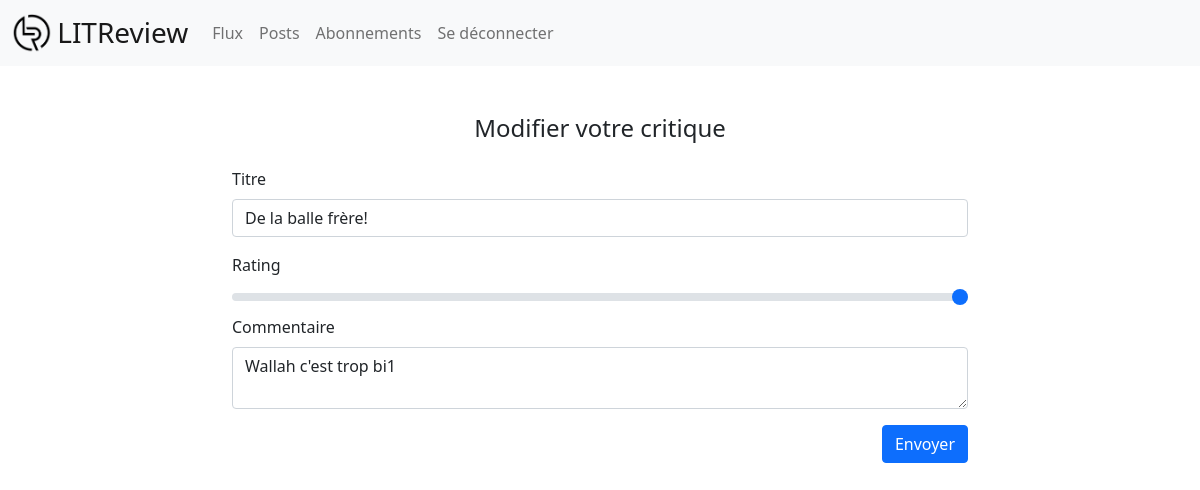
The app's page /reviews/9/edit/ (signed in), older data.
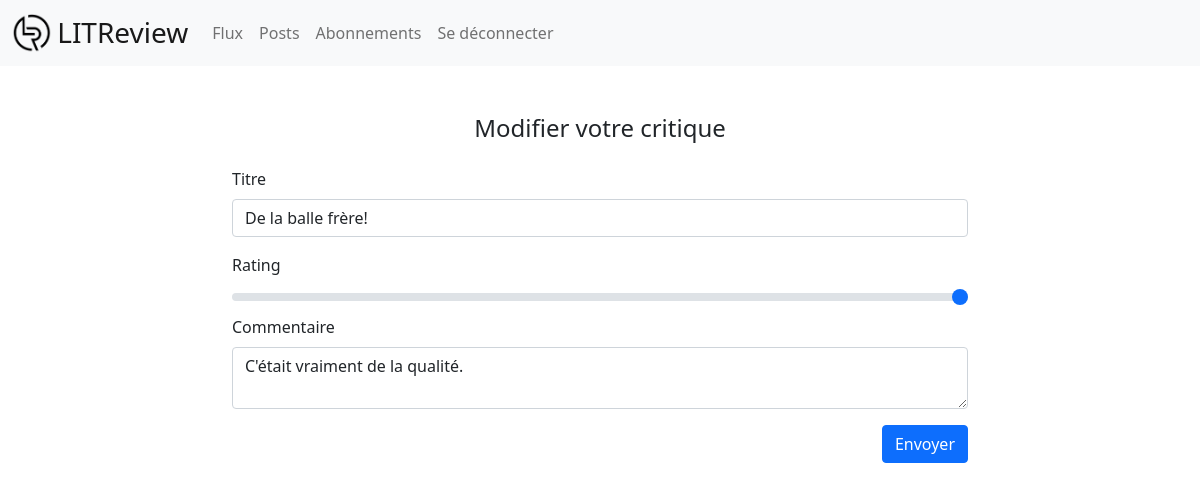
The same page, newer data.
### litreviewcore/models.py (models this page shows)
class Review(models.Model):
    MAX_RATING = 5
    MIN_RATING = 0
    ticket = models.ForeignKey(Ticket, blank=True, on_delete=models.CASCADE)
    rating = models.PositiveSmallIntegerField(
        validators=[
            MinValueValidator(MIN_RATING),
            MaxValueValidator(MAX_RATING),
        ]
    )
    headline = models.CharField(max_length=128)
    body = models.CharField(max_length=8192, blank=True)
    user = models.ForeignKey(User, blank=True, on_delete=models.CASCADE)
    time_created = models.DateTimeField(auto_now_add=True)

### litreviewcore/views.py (the view)
# urls.py: path("reviews/<int:pk>/edit/", edit_review, name="edit-review"),
@login_required
def edit_review(request, pk):
    review = get_object_or_404(Review, pk=pk)
    if review.user != request.user:
        return HttpResponseForbidden()
    form = ReviewForm(
        request.POST or None,
        instance=review,
    )
    if request.method == "POST" and form.is_valid():
        form.save()
        return redirect("core:user-posts")
    return render(
        request,
        "litreviewcore/edit_review.html",
        {"review": review, "form": form},
    )

### litreviewcore/forms.py (shortened to what this page needs)
class ReviewForm(ModelForm):
    rating = IntegerField(
        min_value=Review.MIN_RATING, max_value=Review.MAX_RATING
    )
    class Meta:
        model = Review
        fields = ["ticket", "headline", "rating", "body", "user"]
        labels = {"headline": "Titre", "rating": "Note", "body": "Commentaire"}

### litreviewcore/templates/litreviewcore/edit_review.html (shortened to what this page needs)
{% extends 'base.html' %}
{% block content %}
<div class="container my-5">
    <div class="row justify-content-center my-5">
        <div class="col-10 col-lg-8">
            <h2 class="h4 text-center mb-4">Modifier votre critique</h2>
        </div>
        <div class="col-10 col-lg-8">
            <form action="{% url "core:edit-review" review.id %}" method="POST" class="row">
                <div class="col-12 mb-3">
                    <label for="{{ form.headline.id_for_label }}" class="form-label">{{ form.headline.label }}</label>
                    <input
                        type="text"
                        maxlength="{{ form.headline.field.max_length }}"
                        class="form-control {% if form.headline.errors %} is-invalid {% endif %}"
                        id="{{ form.headline.id_for_label }}"
                        name="{{ form.headline.html_name }}"
                        placeholder="{{ form.headline.label }}"
                        aria-label="{{ form.headline.label }}"
                        aria-describedby="{{ form.headline.id_for_label }}_errors"
                        {% if form.headline.value %} value="{{ form.headline.value }}" {% endif %}
                        required
                    />
                </div>
                <div class="col-12-mb-3">
                    <label for="{{ form.rating.id_for_label }}" class="form-label">{{ form.rating.label }}</label>
                    <input
                        class="form-range"
                        type="range"
                        min="{{ form.rating.field.min_value }}"
                        max="{{ form.rating.field.max_value }}"
                        step="1"
                        id="{{ form.rating.id_for_label }}"
                        name="{{ form.rating.html_name }}"
                        aria-label="{{ form.rating.label }}"
                        {% if form.rating.value %} value="{{ form.rating.value }}" {% endif %}
                    />
                </div>
                <div class="col-12 mb-3">
                    <label for="{{ form.body.id_for_label }}" class="form-label">{{ form.body.label }}</label>
                    <textarea
                        class="form-control {% if form.body.errors %} is-invalid {% endif %}"
                        id="{{ form.body.id_for_label }}"
                        name="{{ form.body.html_name }}"
                        aria-label="{{ form.body.label }}"
                        aria-describedby="{{ form.body.id_for_label }}_errors"
                    >{% if form.body.value %}{{ form.body.value }}{% endif %}</textarea>
                </div>
                <div class="col-12 mb-3 text-center text-sm-end">
                    <button type="submit" class="btn btn-primary">Envoyer</button>
                </div>
            </form>
        </div>
    </div>
</div>
{% endblock %}

Row changes from the older to the newer data that the page shows:
changed Review "De la balle frère!": body "Wallah c'est trop bi1" → "C'était vraiment de la qualité."
